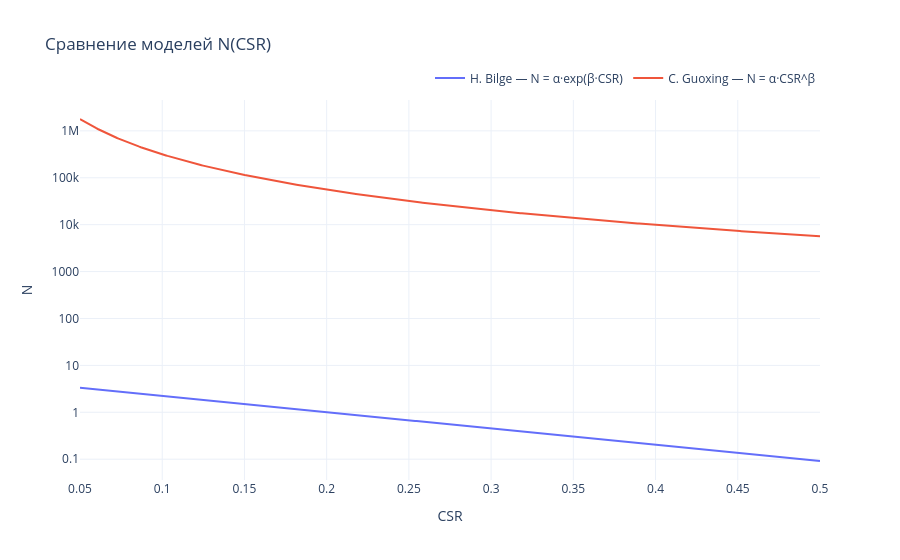

Notebook cell for this chart:
### Markdown cell above
## N(CSR) — все модели на одном графике

### Code cell
fig_n = plot_curves_overlay(
    curves=[
        {
            "func": bilge_exponential_n_from_csr,
            "func_params": {"alpha": 5.0, "beta": -8.0},
            "label": "H. Bilge — N = α·exp(β·CSR)",
        },
        {
            "func": guoxing_power_n_from_csr,
            "func_params": {"alpha": 1000.0, "beta": -2.5},
            "label": "C. Guoxing — N = α·CSR^β",
        },
    ],
    x_range=(0.05, 0.5),
    x_arg_name="csr",
    title="Сравнение моделей N(CSR)",
    x_label="CSR",
    y_label="N",
    log_y=True,
)
fig_n.show()

### Figure 1 — Plotly figure (JSON) as saved in the notebook; plotly's stock layout.template omitted (floating-point values rounded to 4 significant figures; data arrays with more than 128 entries replaced by an {"elided": "..."} marker saying what was removed)
{"data": [{"line": {"color": "#636EFA", "width": 2}, "mode": "lines", "name": "H. Bilge — N = α·exp(β·CSR)", "type": "scatter", "x": {"elided": "500 float values"}, "y": {"elided": "500 float values"}, "yaxis": "y"}, {"line": {"color": "#EF553B", "width": 2}, "mode": "lines", "name": "C. Guoxing — N = α·CSR^β", "type": "scatter", "x": {"elided": "500 float values"}, "y": {"elided": "500 float values"}, "yaxis": "y"}], "layout": {"legend": {"orientation": "h", "x": 1, "xanchor": "right", "y": 1.02, "yanchor": "bottom"}, "title": {"text": "Сравнение моделей N(CSR)"}, "xaxis": {"title": {"text": "CSR"}}, "yaxis": {"title": {"text": "N"}, "type": "log"}}}
